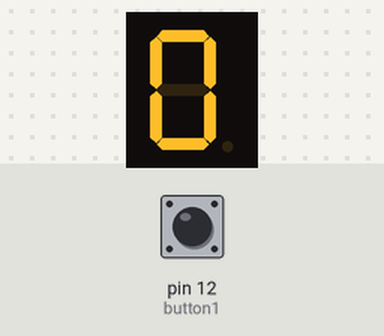
Simulated run of this sketch. Board: Arduino Nano, built with avr-gcc and run on an emulated ATmega328P. Parts: 1-digit seven-segment display. The inputs (shaded band) are chosen by the test bench; at power-on: pin 12 (button1) HIGH.

Above: at 1.2 s.
1.3 s: pin 12 (button1) pulled LOW for 3.2 s
At 4.15 s:
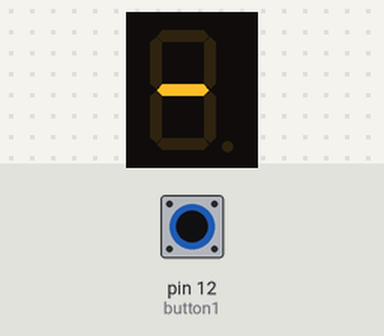
At 5.4 s:
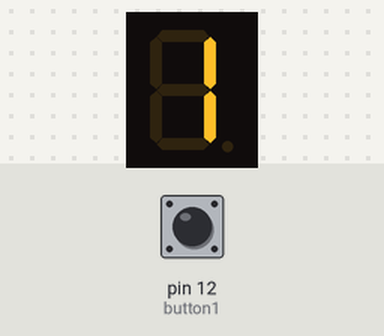
Timing chart, 0 to 6.9 s (numbered marks = the images above; inputs shaded):
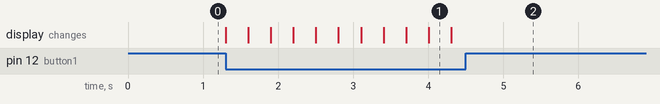

Measured:
- after the input at 1.3 s, the display: first changes at once (image 1 shows a later state)

The sketch:

7_segment_1_digit_display_with_pushbutton.ino
```cpp
#include "SevSeg.h"  /* Include seven-segment library */
SevSeg sevseg;       /* Seven Segment Variable */
int state1;          /* Variable to store pushbutton state */
int count = 0;       /* Variable that will store the counter value */
#define button1 12     /* Arduino Nano pin for pushbutton */

void setup() {
  pinMode(button1, INPUT_PULLUP);  /* Assign the button as input */

  byte sevenSegments = 1;   /* Number of seven segments being used */
  byte CommonPins[] = {};   /* Define common pins (none for common anode) */
  byte LEDsegmentPins[] = {2, 3, 4, 5, 6, 7, 8};  /* Arduino Nano digital pins defined for seven-segment sequence pins a to g */
  bool resistorsOnSegments = true;

  sevseg.begin(COMMON_ANODE, sevenSegments, CommonPins, LEDsegmentPins, resistorsOnSegments); /* Configuration of the seven-segment */
  sevseg.setBrightness(80);  /* Brightness of the seven-segment display */
}

void loop() {
  state1 = digitalRead(button1);  /* Read the pushbutton state */

  if (state1 == LOW) {  /* LOW state when the pushbutton is pressed */
    count++;  /* Increase the display value by 1 */
    sevseg.setNumber(count);  /* Display the count value on the seven-segment */
    sevseg.refreshDisplay();  /* Refresh the seven-segment display */
    delay(300);  /* Delay for a short period to debounce the button */
  }

  if (count == 10) {
    count = 0;  /* Reset the count when it reaches 10 */
  }

  sevseg.setNumber(count);  /* Display the count value on the seven-segment */
  sevseg.refreshDisplay();  /* Refresh the seven-segment display */
}
```
